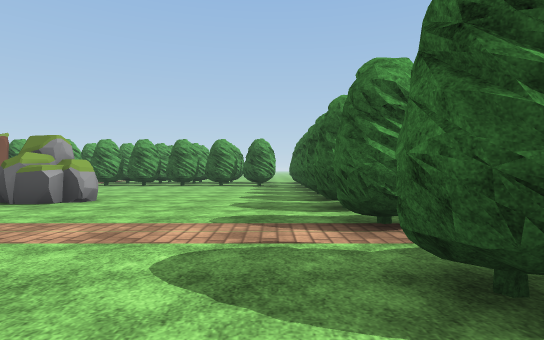
view 1 (above)

24 first-person views from a walk through a 3-D level made in the Unity game engine. The camera is 1.3 m above the floor, looks level and sees 80° across. The floor is counted in squares, 2 m on a side. Each view is taken from the middle of a square. On the plan, view 1 faces up. The plan holds only what a view shows up to about 10 squares ahead; the rest is blank. The place goes on beyond the plan. The player is left out. Some animated figures are left out. Some surface patterns are stand-ins.

view 2
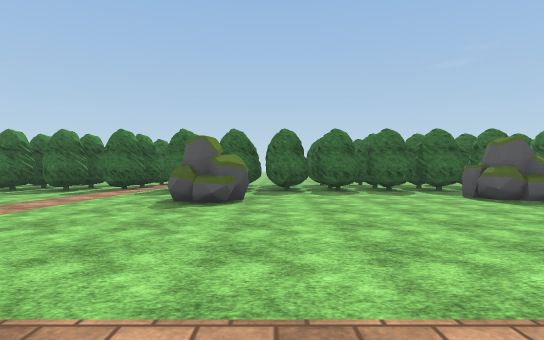

view 3
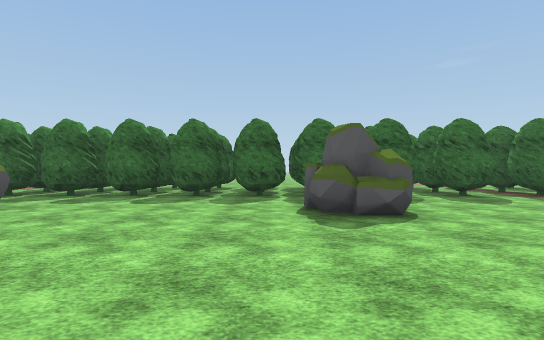

view 4
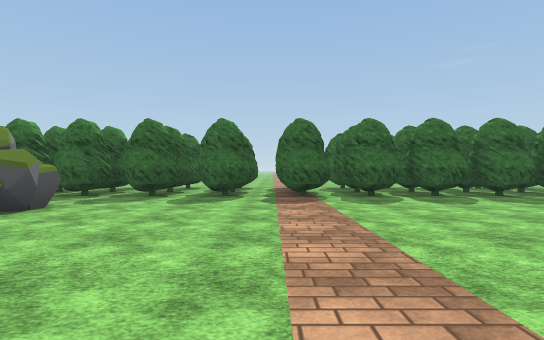

view 5
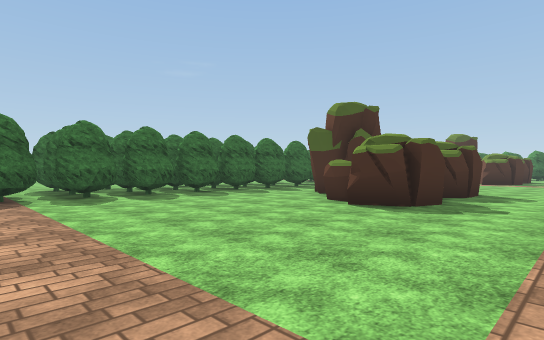

view 6
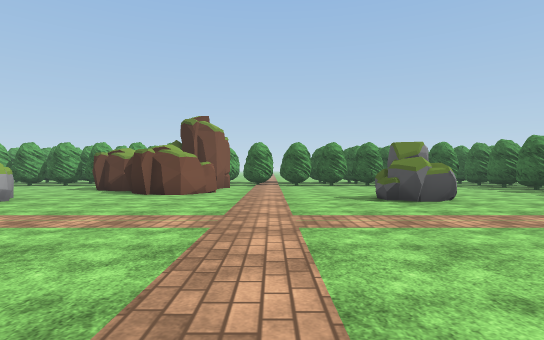

view 7
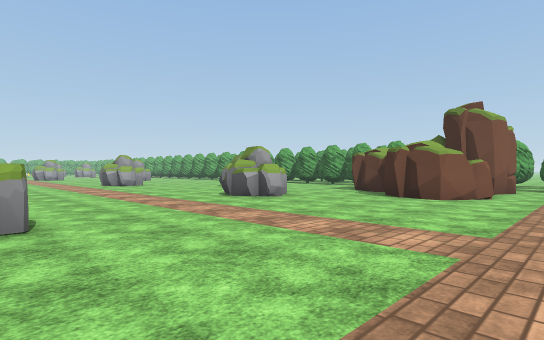

view 8
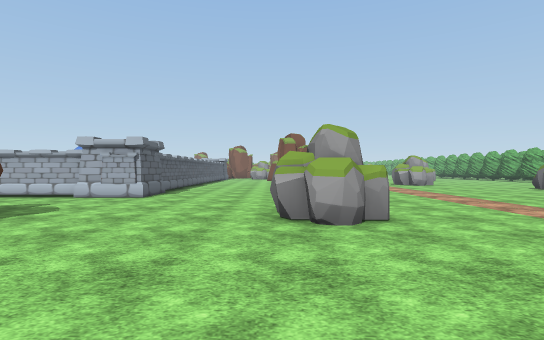

view 9
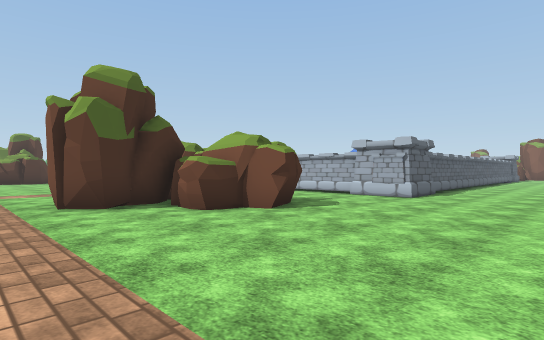

view 10
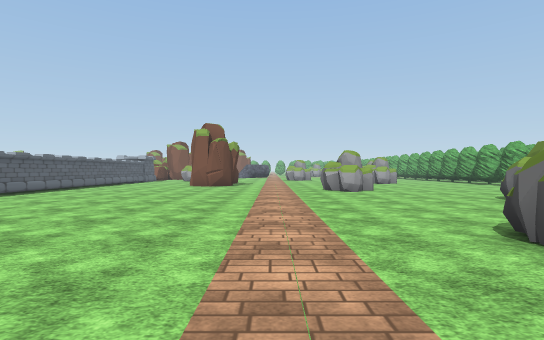

view 11
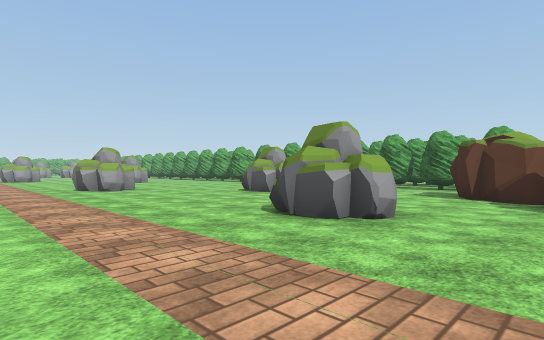

view 12
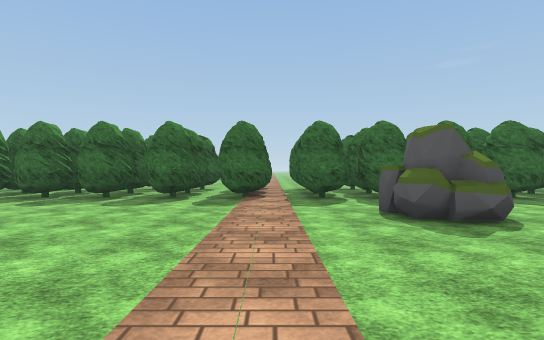

view 13
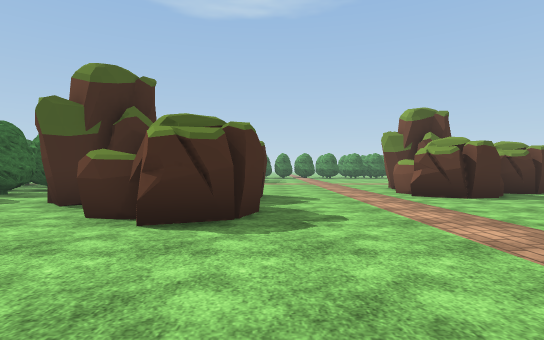

view 14
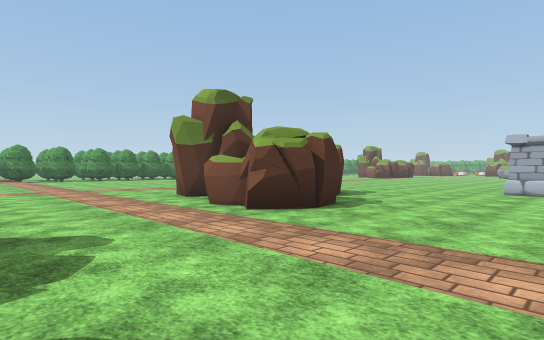

view 15
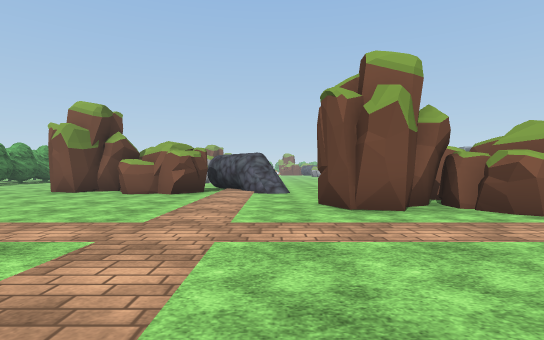

view 16
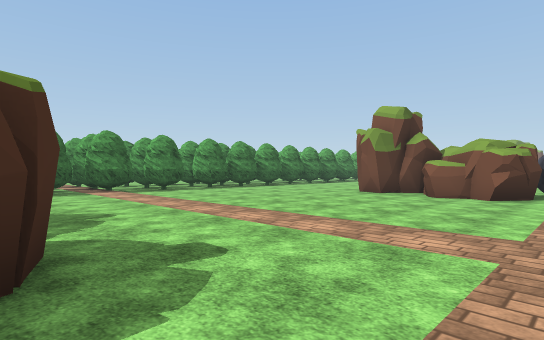

view 17
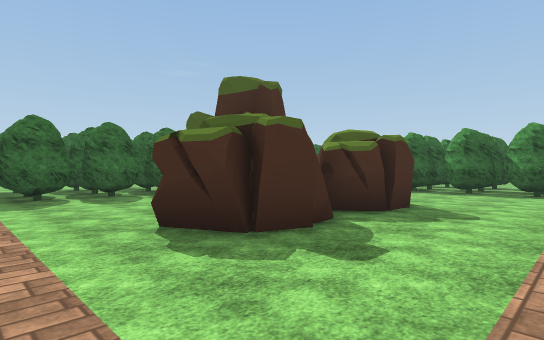

view 18
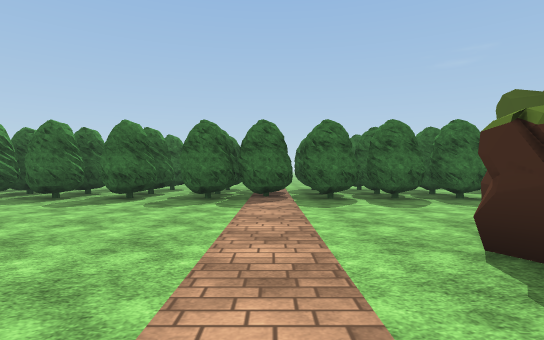

view 19
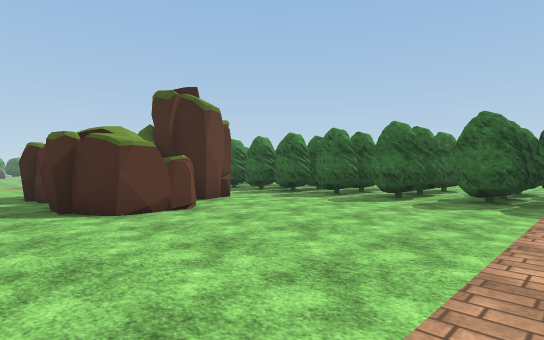

view 20
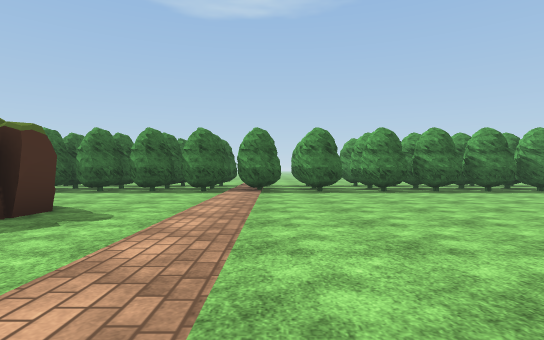

view 21
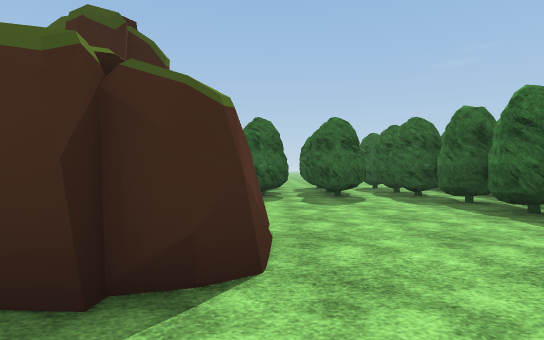

view 22
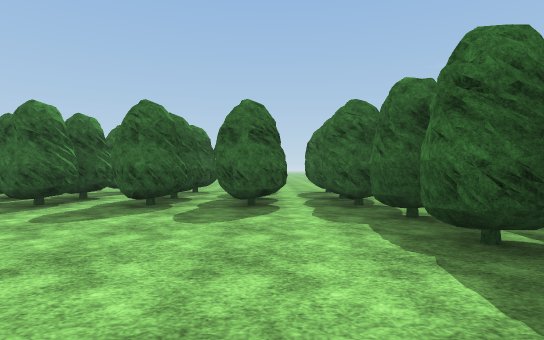

view 23
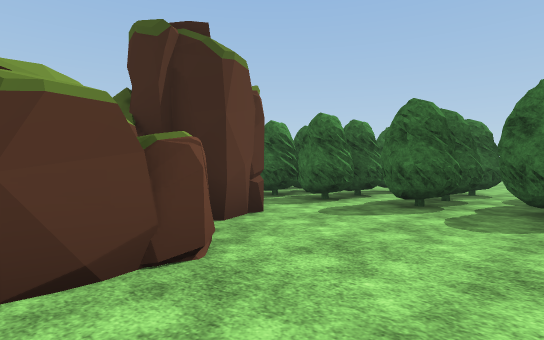

view 24
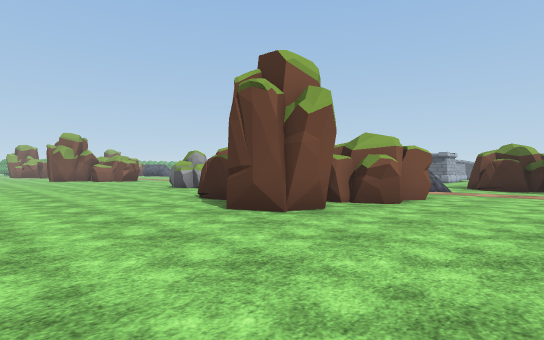

### Floor plan
Key: @ floor where view 1 was taken; # wall or solid block; . floor; T tree; R rock; O other object.
Columns run from 23 left of view 1 to 3 right of it. Each row starts with its distance up from view 1.
 11         .#   #.          T
 10    RR   .### #.   ......TTT
  9  ..RR   ...###..........T#T
  8  .....  ................TTT
  7  ...... R.........RR....T#T
  6 R.......RR........RR....#TT
  5 R.......................TT#
  4 ........................T O
  3 ........................TOO
  2  .......................T#T
  1  ....................R..TTT
  0  ........RRR.........RR@T#T
 -1  .........R.............##T
 -2  .......................TT#
 -3  .......................T T
 -4  ............... .......TTT
 -5  #######................TTT
 -6       ##..###... ....RR.T#T
 -7       #..  ###.   ...RR.TTT
 -8       #    ###.    .....T#T
 -9               .   ......TTT
-10              ..  .......T#T
-11              ...........TTT
-12              ...........T#T
-13              ...........#TT
-14                .........TTT
-15                .........T#T
-16               ..........TTT
-17             ......#.....TT
-18        #..........##... T#T
-19       ............#  #. TTT
-20       ...........#####..TT
-21        .....##...###....#TT
-22         .#####....##....TT
-23           ###...........#
-24           ####..........TTT
-25         ....#...........# T
-26         OO..............TT
-27         O...............T
-28        O##..............##T
-29         ##........##....TTT
-30         ##........###...T#T
-31    ..## #.........# # ..TTT
-32   ....###.........####..TT#
-33  .................###...TTT
-34 ..................##....TT#
-35 ........................#TT
-36        .................TTT
-37       ..................#TT
-38      TTT#TT##TT#TTTTTTT#TTT

Where each view was taken, in squares from view 1:
view 1: 0 up, 0 right, facing up
view 2: 1 down, 9 left, facing right
view 3: 5 down, 7 left, facing right
view 4: 11 down, 7 left, facing right
view 5: 11 down, 8 left, facing down-right
view 6: 1 down, 8 left, facing up
view 7: 0 up, 8 left, facing up-left
view 8: 1 down, 8 left, facing left
view 9: 1 down, 8 left, facing down-left
view 10: 3 up, 12 left, facing left
view 11: 2 up, 12 left, facing up-left
view 12: 3 up, 7 left, facing right
view 13: 13 down, 6 left, facing down
view 14: 17 down, 6 left, facing down-left
view 15: 26 down, 5 left, facing left
view 16: 27 down, 5 left, facing down-left
view 17: 27 down, 8 left, facing down-right
view 18: 27 down, 7 left, facing right
view 19: 27 down, 7 left, facing up-right
view 20: 28 down, 9 left, facing down
view 21: 34 down, 7 left, facing right
view 22: 36 down, 5 left, facing right
view 23: 36 down, 5 left, facing up-right
view 24: 36 down, 11 left, facing up-left
